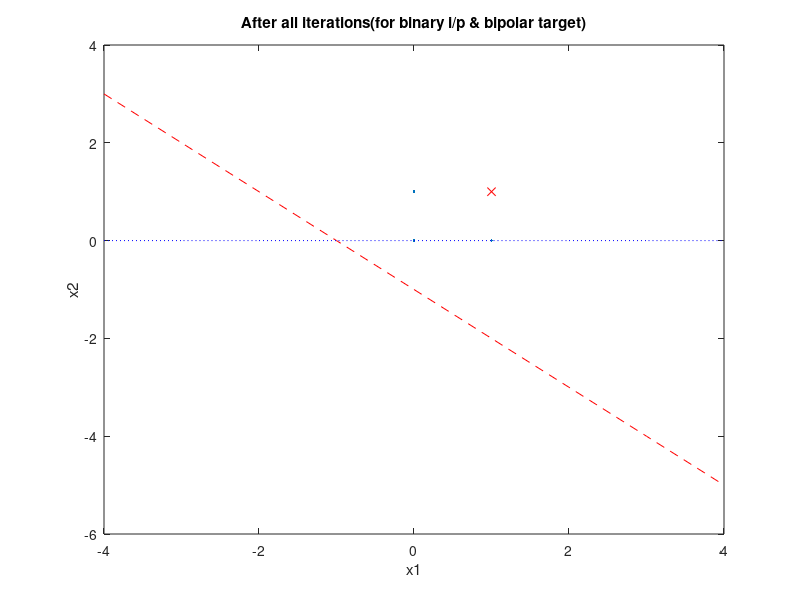

Here is the MATLAB script that generated this plot:
%--------------------------------------------------------------------------------------------------
%Programme to Implement Hebb's Network for AND function considering binary input and bipolar target
%Author - Aditya Pulekar
%--------------------------------------------------------------------------------------------------

 clc;
 clear all;
 close all;
 
%plotting graph
x=[0 0;1 0;0 1];
scatterplot(x);xlabel('x1');ylabel('x2');hold on;
plot(1,1,'rx');hold on;

 %defining initial weights
 w1=0;w2=0;b=0;
 x1=[1 1 0 0];
 x2=[1 0 1 0]; 
 y=[1 -1 -1 -1];
 b0=[1 1 1 1];
 
 %% caculating updated weights for first input
 Delw1=x1(1)*y(1);
 Delw2=x2(1)*y(1);
 Delb=b0(1)*y(1);
 
 w1=w1+ Delw1;
 w2=w2+Delw2;
 b=b+Delb;
 
 X1=-4:1:4;
 X2=(-w1/w2)*X1-(b/w2);
% subplot(2,2,1),
 plot(X1,X2,'r--');
 hold on;
 
 fprintf(' x1 x2 b0  y  Delw1 Delw2 Delb  w1 w2 b');
 fprintf('\n%2d%3d%3d%3d%5d%5d%6d%6d%3d%3d \n',x1(1),x2(1),b0(1),y(1),Delw1,Delw2,Delb,w1,w2,b);
 %% caculating updated weights for  second input
 Delw1=x1(2)*y(2);
 Delw2=x2(2)*y(2);
 Delb=b0(2)*y(2);
 
 w1=w1+ Delw1;
 w2=w2+Delw2;
 b=b+Delb;
 
 X1=-4:1:4;
 X2=(-w1/w2)*X1-(b/w2);
 %subplot(2,2,2),
 plot(X1,X2,'b:');
  hold on;
  fprintf('%2d%3d%3d%3d%5d%5d%6d%6d%3d%3d \n',x1(2),x2(2),b0(2),y(2),Delw1,Delw2,Delb,w1,w2,b);
 %% caculating updated weights for third input
 Delw1=x1(3)*y(3);
 Delw2=x2(3)*y(3);
 Delb=b0(3)*y(3);
 
 w1=w1+ Delw1;
 w2=w2+Delw2;
 b=b+Delb;
 
 X1=-4:1:4;
 X2=(-w1/w2)*X1-(b/w2);
 %subplot(2,2,3),
 plot(X1,X2,'g-.');
  hold on;
  fprintf('%2d%3d%3d%3d%5d%5d%6d%6d%3d%3d \n',x1(3),x2(3),b0(3),y(3),Delw1,Delw2,Delb,w1,w2,b);
 %% caculating updated weights for fourth input
 Delw1=x1(4)*y(4);
 Delw2=x2(4)*y(4);
 Delb=b0(4)*y(2);
 
w1=w1+ Delw1;
w2=w2+Delw2;
b=b+Delb;
 
 X1=-4:1:4;
 X2=(-w1/w2)*X1-(b/w2);
 plot(X1,X2,'k-');
 title('After all iterations(for binary i/p & bipolar target)');
  fprintf('%2d%3d%3d%3d%5d%5d%6d%6d%3d%3d \n',x1(4),x2(4),b0(4),y(4),Delw1,Delw2,Delb,w1,w2,b);
  
%Output
%------------------------------------------------------------------------------------
%  x1 x2 b0  y  Delw1 Delw2 Delb  w1 w2 b
%  1  1  1  1    1    1     1     2  2  2 
%  1  0  1 -1   -1    0    -1     1  2  1 
%  0  1  1 -1    0   -1    -1     1  1  0 
%  0  0  1 -1    0    0    -1     1  1 -1 
 %-----------------------------------------------------------------------------------------